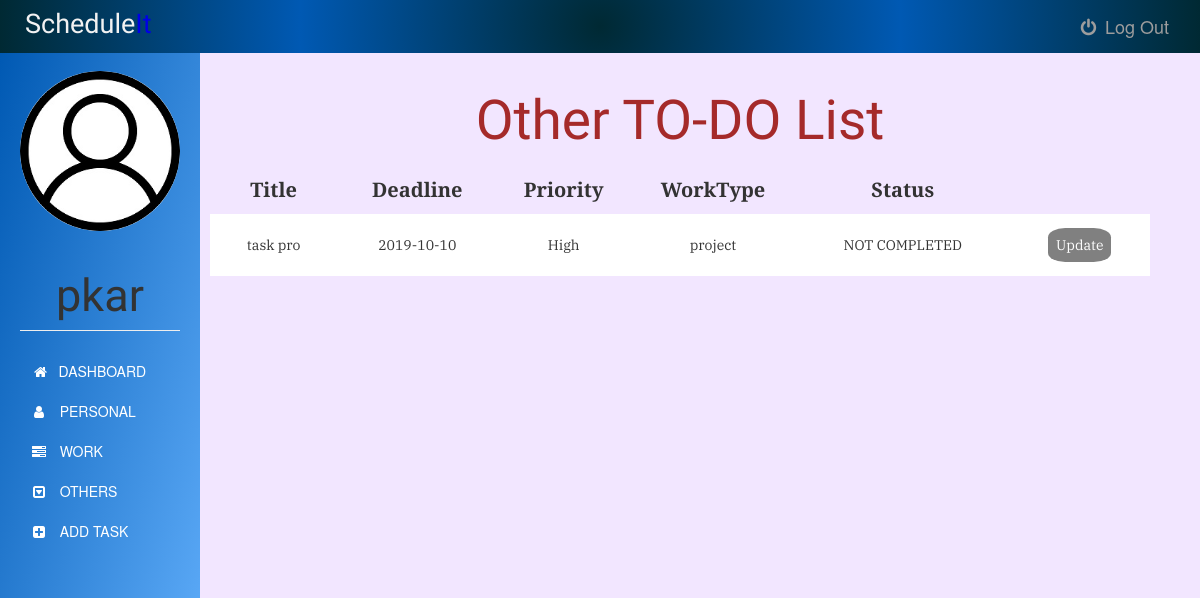
Before: /othertask (signed in) with the older database file.
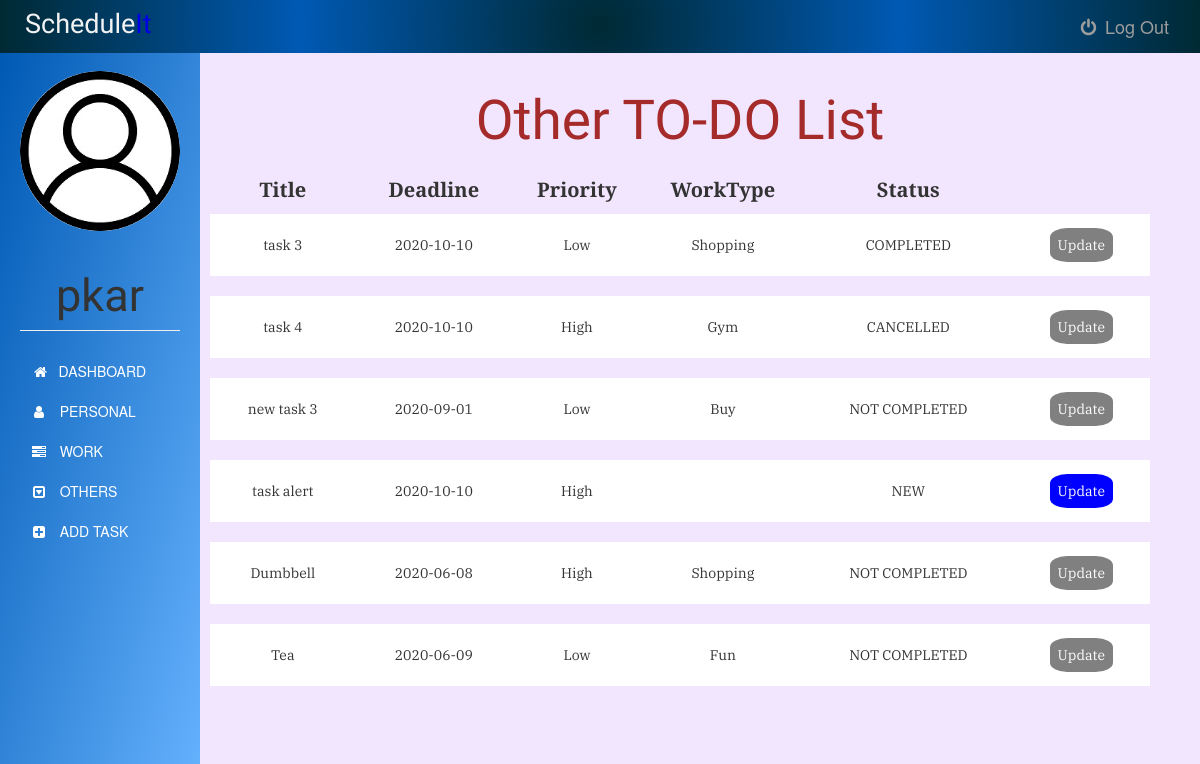
After: the same page with the newer database file.
### app.py (models this page shows)
class Task(db.Model):
    id = db.Column(db.Integer, primary_key=True)
    title = db.Column(db.Text, nullable=False)
    date = db.Column(db.Date, nullable=False)
    content = db.Column(db.Text, nullable=False)
    WorkType = db.Column(db.Text, nullable=False)
    priority = db.Column(db.Text)
    status = db.Column(db.Text, nullable=False, default='NEW')
    user_id = db.Column(db.Integer, db.ForeignKey('user.id'), nullable=False)

### app.py (the view)
@app.route('/othertask', methods=['GET', 'POST'])
@login_required
def othertask():
    tasks = Task.query.filter_by(user_id=current_user.id)
    return render_template('other.html', tasks=tasks ,name=current_user.username, tdate=date.today())

### app.py (called while the page is built)
@login_manager.user_loader
def load_user(user_id):
    return User.query.get(int(user_id))

### templates/other.html (shortened to what the changed rows need)
{% extends "bootstrap/base.html" %}
{% block styles %}
{{super()}}
<link rel="stylesheet" href="{{url_for('.static', filename='personal.css')}}">
<link rel="stylesheet" href="https://maxcdn.bootstrapcdn.com/font-awesome/4.7.0/css/font-awesome.min.css">
{% endblock %}
{% block content %}
    <div class="container-fluid">
      <div class="row">
        <nav class=" sidebar">
          <div class="image img-cir img-120">
            <center>
              <h1 class="page-header">{{ name }}</h1>
            </center>
          </div>
        </nav>
        <div class="col-sm-9 col-sm-offset-3 col-md-10 col-md-offset-2 main">
          	<center><h1>Other TO-DO List</h1></center>
          	<table>
              <thead>
            		<tr>
            			<th>Title</th>
            			<th>Deadline</th>
            			<th>Priority</th>
                  <th>WorkType</th>
                  <th>Status</th>
            		</tr>
              </thead>
              <tbody>
            		{% for task in tasks %}
            			{% if task.WorkType != "Work" and task.WorkType != "Personal" %}
            				<tr>
  		          			<td>{{task.title}}</td>
  		          			<td>{{task.date}}</td>
  		          			<td>{{task.priority}}</td>
                      <td>{{task.WorkType}}</td>
                      {% if tdate > task.date and (task.status !="CANCELLED" or task.status !="COMPLETED") %}
                        <td class="status">NOT COMPLETED</td>
                      {% else %}
                        <td class="status">{{task.status}}</td>
                      {% endif %}
                      {% if (task.status == "NEW" or task.status == "IN PROGRESS" or task.status == "NOT STARTED") and tdate <= task.date %}
                        <td><a href="{{ url_for('update_task', task_id=task.id) }}">Update</a></td>
                      {% else %}
                        <td><a class="arcup" href="#">Update</a></td>
                      {% endif %}
  		          		</tr>
                    <tr class="spacer">
                    <tr>
  		          	{% endif %}
  		        {% endfor %}
            </tbody>
          	</table>
        </div>
      </div>
    </div>
{% endblock %}

Changed rows visible on the page:
now on this page (row edited): Task: title "task 3", date "2020-10-10", priority "Low", WorkType "Shopping", status "COMPLETED", shows "Update"
changed Task: title "task pro" → "task 4"; date "2019-10-10" → "2020-10-10"; WorkType "project" → "Gym"; status (not shown) → "CANCELLED"; no longer shows "NOT COMPLETED"
now on this page (row edited): Task: title "new task 3", date "2020-09-01", priority "Low", WorkType "Buy", status "NOT COMPLETED"
added Task: title "task alert", date "2020-10-10", priority "High", status "NEW"
added Task: title "Dumbbell", date "2020-06-08", priority "High", WorkType "Shopping", status "NOT COMPLETED"
added Task: title "Tea", date "2020-06-09", priority "Low", WorkType "Fun", status "NOT COMPLETED"
